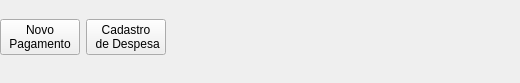
      <widget class="QWidget" name="page_55">
       <widget class="QWidget" name="horizontalLayoutWidget_6">
        <property name="geometry">
         <rect>
          <x>0</x>
          <y>0</y>
          <width>511</width>
          <height>74</height>
         </rect>
        </property>
        <layout class="QHBoxLayout" name="horizontalLayout_72">
         <property name="sizeConstraint">
          <enum>QLayout::SetDefaultConstraint</enum>
         </property>
         <item>
          <layout class="QGridLayout" name="gridLayout_5">
           <item row="0" column="0">
            <widget class="QPushButton" name="bttn_newPayment">
             <property name="text">
              <string>Novo 
Pagamento</string>
             </property>
            </widget>
           </item>
           <item row="0" column="2">
            <widget class="QPushButton" name="pushButton_30">
             <property name="text">
              <string>Cadastro 
 de Despesa</string>
             </property>
            </widget>
           </item>
           <item row="0" column="3">
            <spacer name="horizontalSpacer_14">
             <property name="orientation">
              <enum>Qt::Horizontal</enum>
             </property>
             <property name="sizeType">
              <enum>QSizePolicy::Preferred</enum>
             </property>
             <property name="sizeHint" stdset="0">
              <size>
               <width>400</width>
               <height>20</height>
              </size>
             </property>
            </spacer>
           </item>
          </layout>
         </item>
        </layout>
       </widget>
      </widget>
